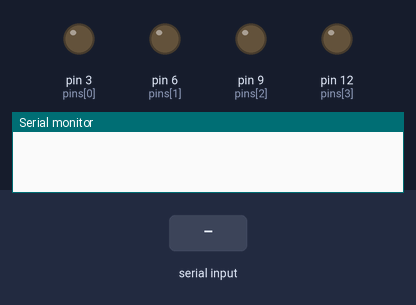
Recording of a sketch running on a simulated Arduino Uno, built with avr-gcc and run on an emulated ATmega328P. On the bench: output pins drawn as LEDs (lit = HIGH), the last lines printed to the serial monitor. Inputs (shaded band) come from the test bench.

Above: at 1.2 s.
1.3 s: "30,150\n" received over Serial
At 2.1 s:
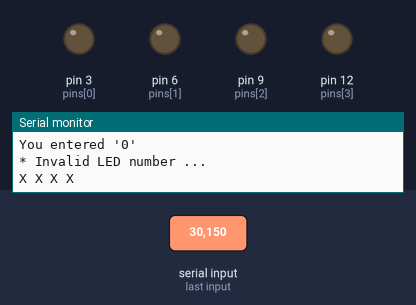
2.9 s: "90,45\n" received over Serial
At 3.05 s:
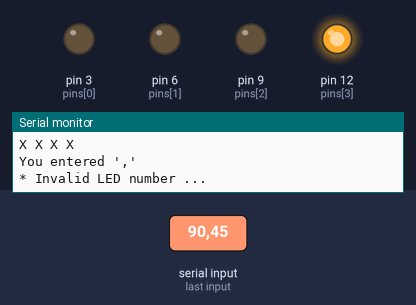
4.5 s: "200\n" received over Serial
At 4.9 s:
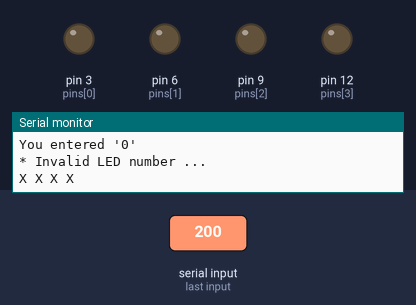
Timing chart, 0 to 7.5 s (numbered marks = the images above; inputs shaded):
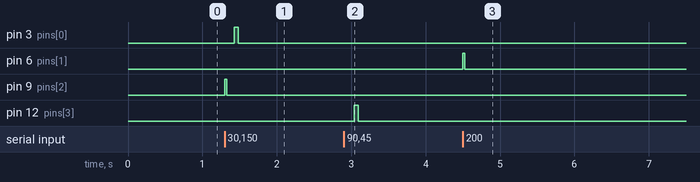

Measured:
- after the input at 1.3 s, pin 3 (pins[0]): LOW → HIGH after 0.12 s, → LOW 0.06 s later; pin 9 (pins[2]): LOW → HIGH at once, → LOW 0.03 s later
- after the input at 2.9 s, pin 12 (pins[3]): LOW → HIGH after 0.14 s, → LOW 0.06 s later
- after the input at 4.5 s, pin 6 (pins[1]): LOW → HIGH at once, → LOW 0.03 s later

The sketch:

app.ino
```cpp
int pins[] = {3, 6, 9, 12};
int state = 0;

void setup()
{
    Serial.begin(9600);
    for (int i = 0; i < 4; i++)
    {
        pinMode(pins[i], OUTPUT);
        digitalWrite(pins[i], LOW);
    }
}
void loop()
{
    if (Serial.available())
    {
        char data = Serial.read();
        if (data == '\r' || data == '\n')
            return;
        Serial.println(String("You entered \'") + data + '\'');

        if (data >= '1' && data <= '4')
        {
            state = data - '0' - 1;
            Serial.print("LED ");
            Serial.print(state + 1);
            Serial.println(" is On...");
        }
        else
        {
            Serial.println("* Invalid LED number ...");
            state = -1;
        }

        for (int i = 0; i < 4; i++)
        {
            if (i == state)
            {
                Serial.print("O ");
                digitalWrite(pins[i], HIGH);
            }
            else
            {
                Serial.print("X ");
                digitalWrite(pins[i], LOW);
            }
        }
        Serial.println();
    }
}
```
